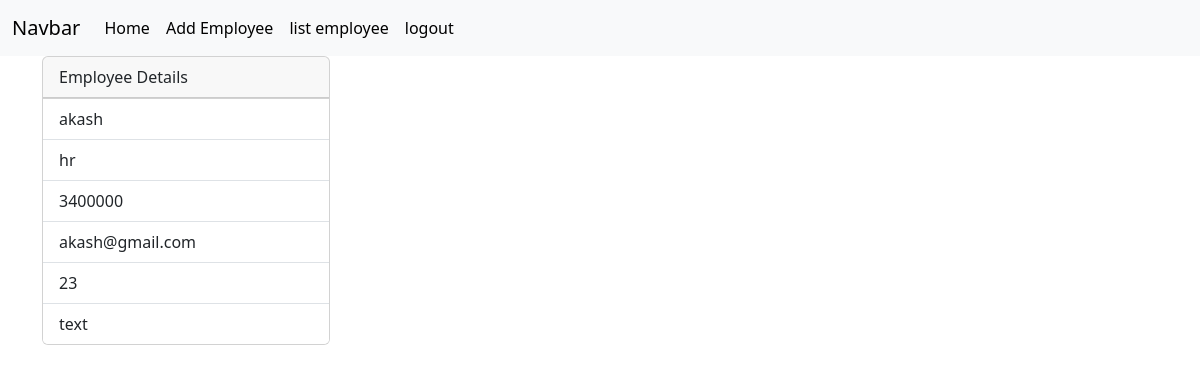
The page /employees/9 (signed in) on the database its author committed.
### crm/models.py (models this page shows, shortened)
class Employees(models.Model):
    name=models.CharField(max_length=200)
    department=models.CharField(max_length=200)
    salary=models.PositiveIntegerField()
    email=models.EmailField(unique=True)
    age=models.PositiveIntegerField()
    contact=models.CharField(null=True ,max_length=200)
    image=models.ImageField(upload_to="images",null=True,blank=True)
    dob=models.DateField(null=True,blank=True)

### crm/views.py (the view)
# urls.py: path("employees/<int:pk>",views.EmployeeDetailView.as_view(),name="emp-detail"),
@method_decorator(signin_required,name="dispatch")
class EmployeeDetailView(View):
    def get(self,request,*args,**kwargs):
        id=kwargs.get("pk")
        qs=Employees.objects.get(id=id)
        return render(request,"emp_detail.html",{"data":qs})

### crm/views.py (called while the page is built)
def signin_required(fn):
    def wrapper(request,*args,**kwargs):
        if not request.user.is_authenticated:
            messages.error(request,"invalid session")
            return redirect("sign-in")
        else:
            return fn(request,*args,**kwargs)
    return wrapper

### crm/templates/emp_detail.html (shortened to what this page needs)
{%extends 'base.html'%}
{%block body_block%}
<div class="container">
        <div>
            <div class="card" style="width: 18rem;">
                <div class="card-header">
                  Employee Details
                </div>
                <ul class="list-group list-group-flush">
                  <li class="list-group-item">{{data.name}}</li>
                  <li class="list-group-item">{{data.department}}</li>
                  <li class="list-group-item">{{data.salary}}</li>
                  <li class="list-group-item">{{data.email}}</li>
                  <li class="list-group-item">{{data.age}}</li>
                  <li class="list-group-item">{{data.contact}}</li>
                </ul>
              </div>
        </div>
    </div>
{%endblock%}

### rows shown on the page
Employees: name "akash", department "hr", salary "3400000", email "akash@gmail.com", age "23", contact "text"
